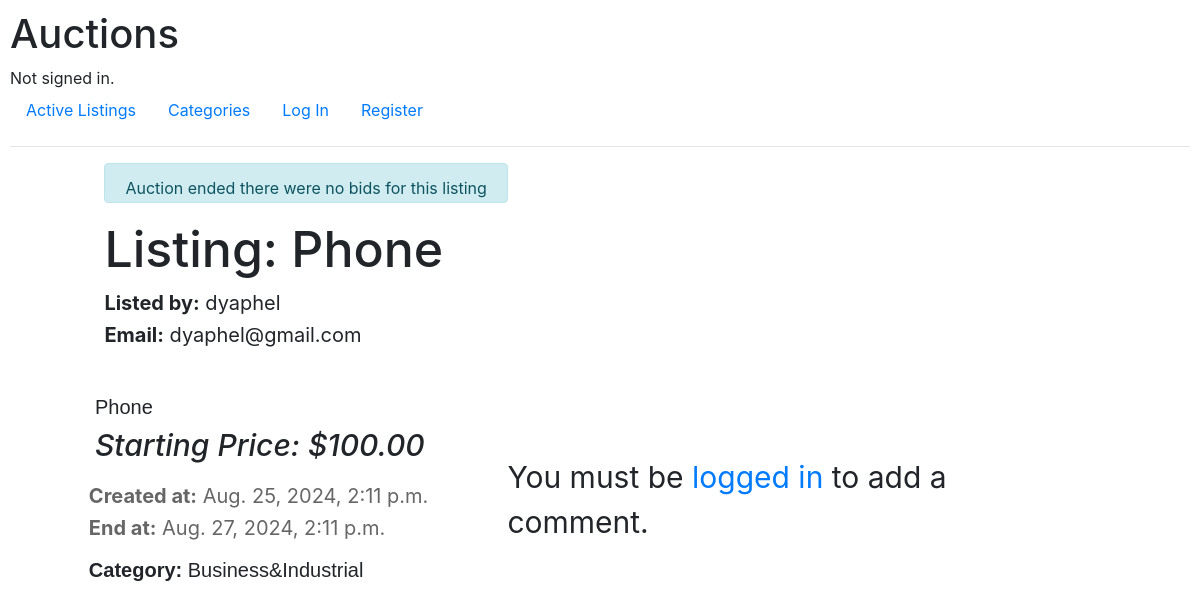
Page /listing/15 on the earlier database version.
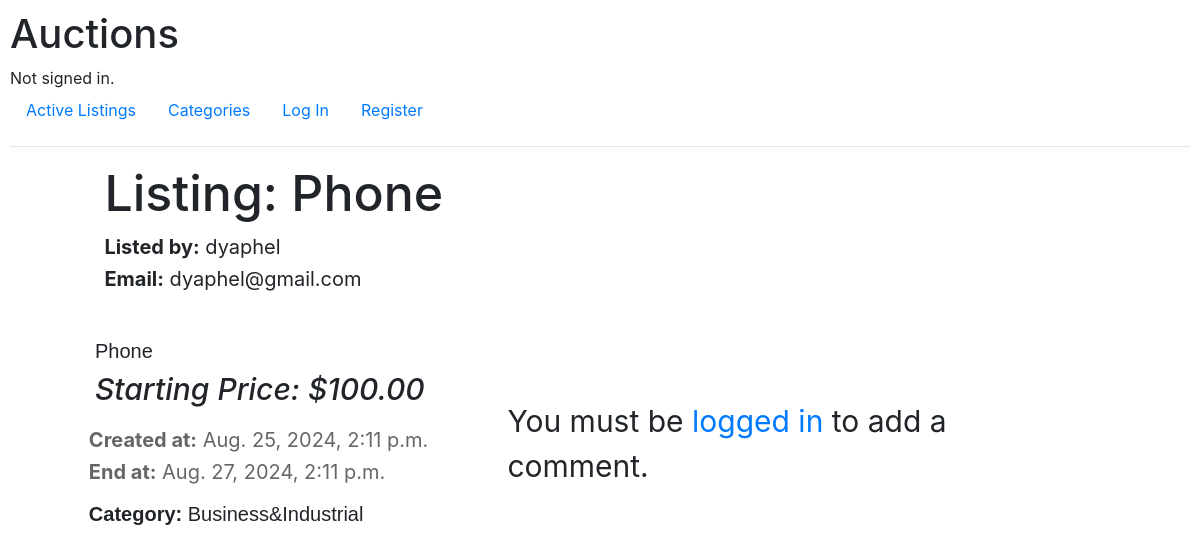
Same page on the later database version.
### auctions/views.py (the view, shortened to what this page needs)
# urls.py: path("listing/<int:id>", views.listing, name="listing"),
def listing(request, id):
    category_dict = dict(AuctionListing.CATEGORY_LIST)
    listing = AuctionListing.objects.get(id=id)
    category = category_dict.get(listing.category)
    highest_bid = Bid.objects.filter(listing=listing).last()
    comments = Comment.objects.filter(listing=listing).order_by('-time')
    if request.user.is_authenticated:
        counter = Watchlist.objects.filter(user = request.user).count()
    else:
        counter = 0
    if request.user.is_authenticated:
        is_watchlisted = Watchlist.objects.filter(user=request.user, listings=listing).exists()
    else:
        is_watchlisted = False
    return render(request, "auctions/listing.html", {
        'listing': listing,
        'category_name': category,
        'is_watchlisted': is_watchlisted,
        'highest_bid': highest_bid,
        'comments': comments,
        'counter': counter,
    })

### auctions/templates/auctions/listing.html (shortened to what this page needs)
{% extends "auctions/layout.html" %}
{% block body %}
{% if not listing.active %}
{% if user.is_authenticated and highest_bid and user == highest_bid.user %}
    <div class="alert alert-success" style="height: 40px; display: inline-block; margin-left: 8%;" role="alert">
        Congratulation! You have won this auction with a bid of: ${{ highest_bid.price }}.
    </div>
    {% else %}
    <div class="alert alert-info" style="height: 40px; display: inline-block; margin-left: 8%;" role="alert">
        Auction ended
        {% if highest_bid %}
            The highest bid was: ${{ highest_bid.price }} by: {{ highest_bid.user.username }}.
            {% else %}
            there were no bids for this listing
        {% endif %}
    </div>
{% endif %}
{% endif %}
<h1 class="listing-title">Listing: {{ listing.title }}</h1>
<p class="listing-seller"><strong>Listed by:</strong> {{ listing.seller }}</p>
<p class="listing-email"><strong>Email:</strong> {{ listing.seller.email }}</p>
<div class="listing-body">
    <p class="listing-description">{{ listing.description }}</p>
    <h6 class="listing-bid">
        {% if listing.current_bid %}
        <p>Current Bid: ${{ listing.current_bid }}</p>
        {% else %}
        <p>Starting Price: ${{ listing.starting_bid }}</p>
        {% endif %}
    </h6>
<div class="endcontainer">
    <div class="firstblock">
        <p class="listing-createdat"><strong>Created at:</strong> {{ listing.created_at }}</p>
        <p class="listing-endat"><strong>End at:</strong> {{ listing.end_time }}</p>
        <p class="listing-category"><strong>Category:</strong> {{ category_name }}</p>
    </div>
        {% if user.is_authenticated %}
        <form method="POST" action="{% url 'listing' listing.id %}">
            {% csrf_token %}
            <div class="form-group">
                <input type="text" placeholder="Add a comment" name="comment" class="form-control" id="comment" style="margin-top: -10px;">
            </div>
            <button type="submit" class="btn btn-primary submit" style="margin-top: -30px;">Submit Comment</button>
        </form>
        {% else %}
        <p style="font-size: 30px; margin-top: -40px; margin-right: 60px;">You must be <a href="{% url 'login' %}">logged in</a> to add a comment.</p>
        {% endif %}
    </div>
</div>
{% endblock %}

Differences in the rows shown:
changed AuctionListing "Phone": active False → True (drawn)
Other differences:
text no longer shown: "Auction ended there were no bids for this listing"
